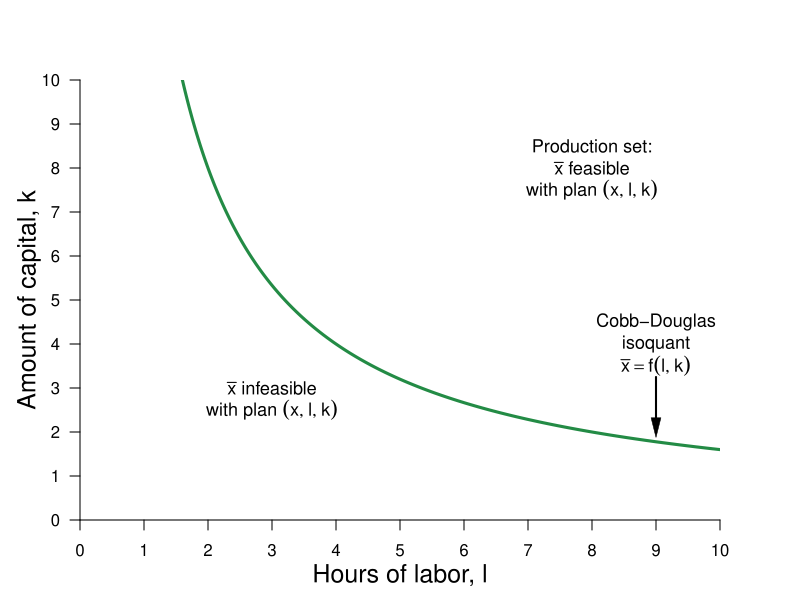

R code for this plot:
library(shape)
pdf(file = "firmmarketsupply/cobbdouglas.pdf", width = 8, height = 6)

#Set parameters for graphics
axislabelsize <- 1.5
labelsize <- 1.1
graphlinewidth <- 3
segmentlinewidth <- 2

COL <- c("#7fc97f", "#beaed4", "#fdc086", "#ffff99", "#386cb0", "#f0027f", "#bf5b17", "#666666")
COLA <- c("#e0f3db", "#99d8c9","#66c2a4","#41ae76", "#238b45", "#005824")
COLB <- c("#c6dbef", "#4eb3d3", "#2b8cbe", "#0868ac","#084081")

#Edited the margins to cater for the larger LHS labels
par(mar =  c(4, 4, 4, 4))

uFn <- function(x, y, alpha = 0.5){
  (x^alpha)*(y^(1 - alpha))
}

indiffA <- function(x, alpha = 0.5, uA = 5) {
  (uA / x^alpha)^(1/(1 - alpha))
}

xlims <- c(0, 10)
ylims <- c(0, 10)

npts <- 501 
x <- seq(xlims[1], xlims[2], length.out = npts)
y <- seq(ylims[1], ylims[2], length.out = npts) 
a <- c(2, 4, 6)

plot(0, 0, xlim = xlims, ylim = ylims, type = "n",
     xlab = expression(paste("")),
     ylab = expression(paste("")), 
     xaxt = "n", 
     yaxt = "n", 
     cex.lab = axislabelsize, 
     bty = "n", 
     xaxs="i", 
     yaxs="i"
)


ticksy <- seq(from = 0, to = ylims[2], by = 1)
ylabels <- seq(from = 0, to = ylims[2], by = 1)
ticksx <- seq(from = 0, to = xlims[2], by = 1)
xlabels <- seq(from = 0, to = xlims[2], by = 1)

axis(1, at = ticksx, pos = 0, labels = xlabels)
axis(2, at = ticksy, pos = 0, labels = ylabels, las = 1)

npts <- 500 
xx1 <- seq(xlims[1], xlims[2], length.out = npts)
xx2 <- seq(0, xlims[2], length.out = npts)
xx3 <- seq(xlims[1], 0, length.out = npts)

#Draw the graphs
lines(xx1, indiffA(xx1, alpha = 0.5, uA = 4), col = COLA[5], lwd = graphlinewidth)

#Axis labels
mtext(expression(paste("Hours of labor, ", l)), side = 1, line = 2.5, cex = axislabelsize)
text(-0.8, 5, expression(paste("Amount of capital, ", k)), xpd = TRUE, cex = axislabelsize, srt = 90) 


#Label the indifference curves
text(9, 4.5, expression("Cobb-Douglas"), cex = labelsize)
text(9, 4, expression("isoquant"), cex = labelsize)
text(9, 3.5, expression(bar(x) ==f(l,k)), cex = labelsize)
Arrows(9, 3.25, 9, 2.1, col = "black", lty = 1, lwd = 2, arr.type = "triangle", arr.lwd = 0.5)

#Label feasible and infeasible
text(3, 3, expression(paste(x = bar(x), " infeasible")), cex = labelsize)
text(3, 2.5, expression(paste("with plan ", (list(x, l, k)) )), cex = labelsize)

text(8, 8.5, expression(paste("Production set:")), cex = labelsize)
text(8, 8, expression(paste(x = bar(x), " feasible")), cex = labelsize)
text(8, 7.5, expression(paste("with plan ", (list(x, l, k)) )), cex = labelsize)


dev.off()
